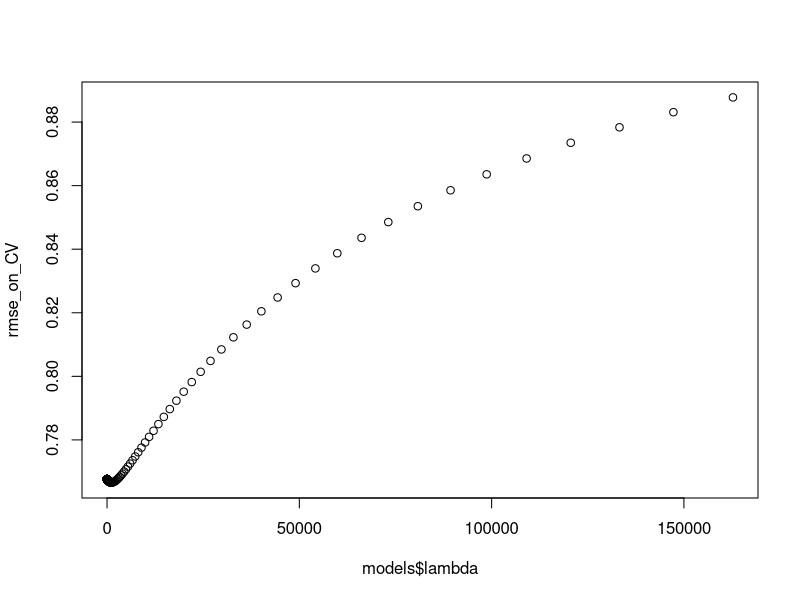
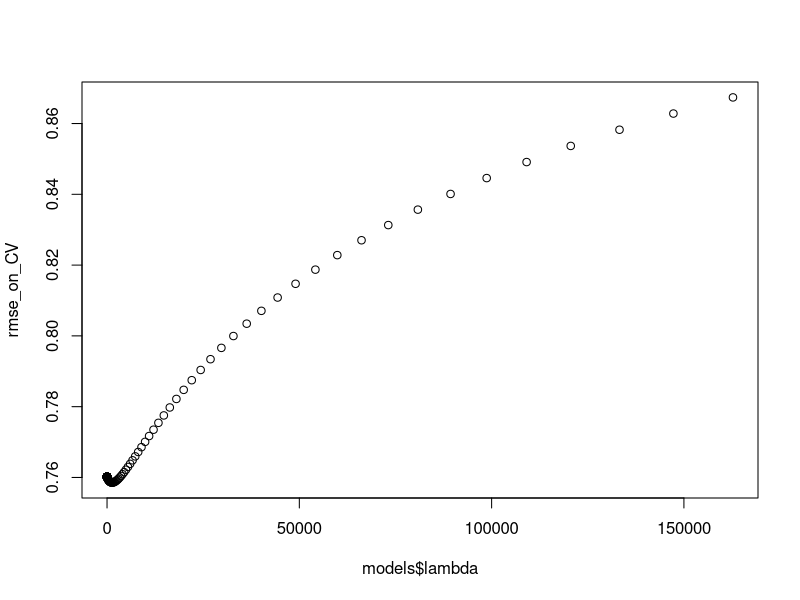
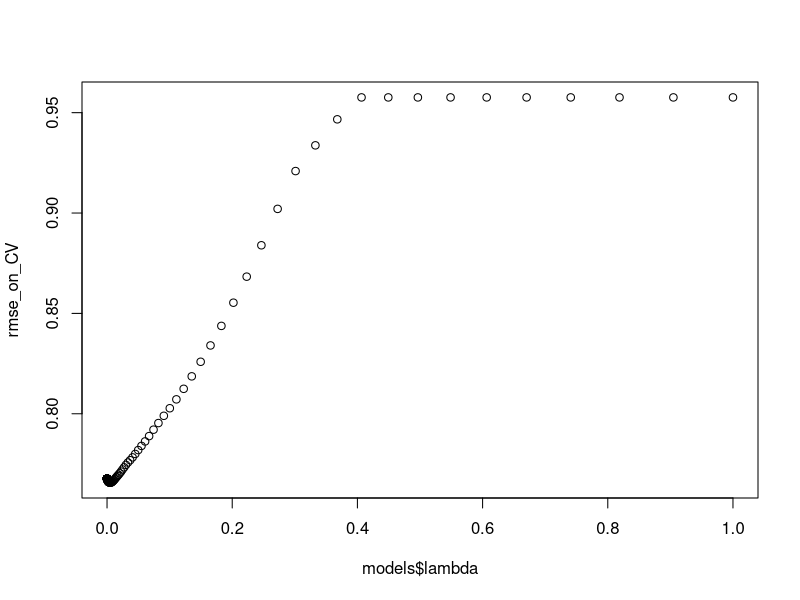
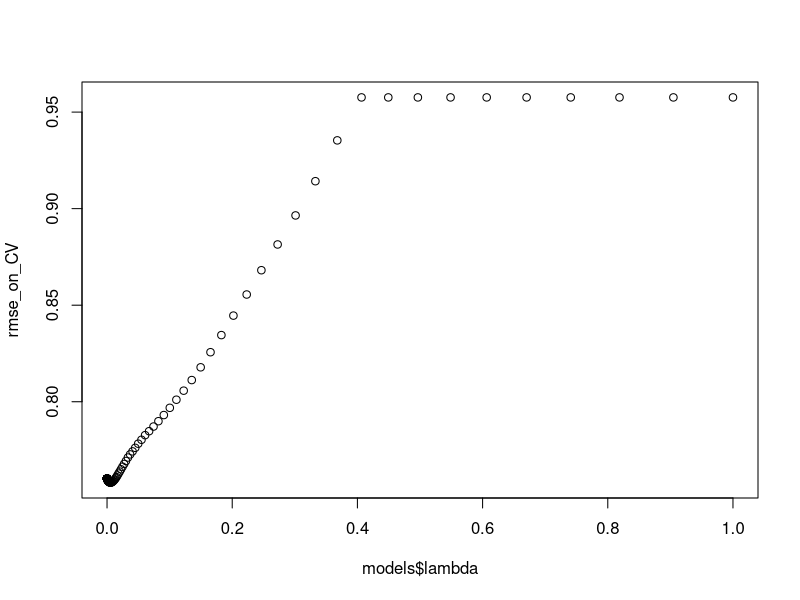
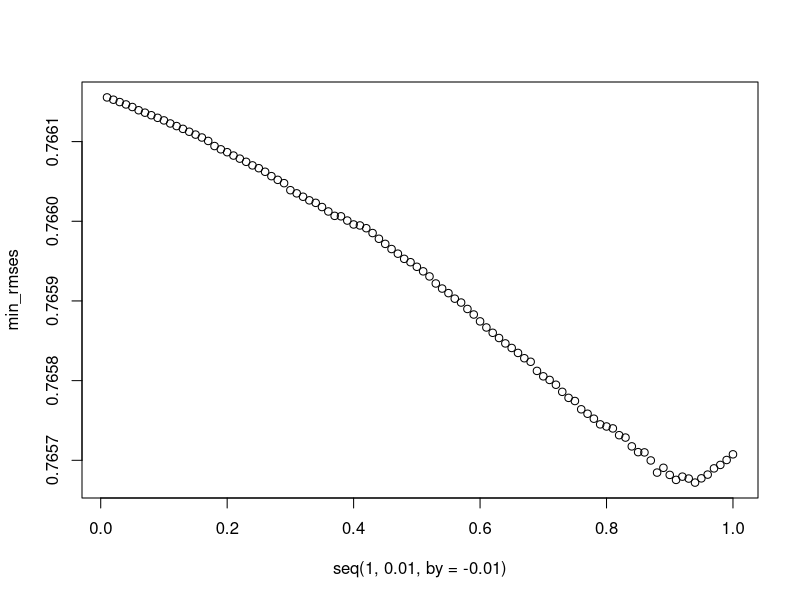
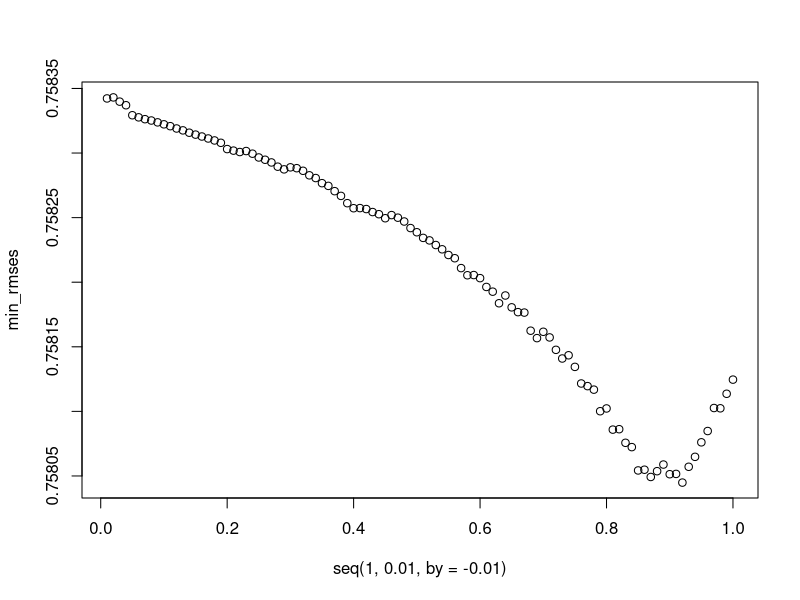

R code for these plots, in order:
## ---- chunk 1
knitr::opts_chunk$set(echo = TRUE)
## ---- chunk 2
tr <- read.table("./data/train_ratings_all.dat", header = F, sep = "\t")
tr_pr <- read.csv("./data/Train_Features_Processed.csv")[, 2:100]
tr_y <- read.table("./data/train_y_rating.dat", header = F, sep = "\t")
movie_info <- read.table("./data/movie_titles.txt", header = F, sep = ',')
## ---- chunk 3
colnames(movie_info) <- c("Release Years", "Names", "Genres")
colnames(tr) <- movie_info$Names
colnames(tr_pr) <- movie_info$Names
colnames(tr_y) <- c('y')
## ---- chunk 4
CV_subset <- sample(10000, 2500)

CV <- tr[CV_subset, ]
CV_y <- tr_y[CV_subset, ]

tr <- tr[-CV_subset, ]
tr_y <- tr_y[-CV_subset, ]

CV_pr <- tr_pr[CV_subset, ]
tr_pr <- tr_pr[-CV_subset, ]
## ---- chunk 5
rmse <- function(true_labels, pred_labels){
  return (sqrt(mean((true_labels-pred_labels)^2)))
}
## ---- chunk 6
lin_model <- lm(y~., data=data.frame(tr, y=tr_y))
rmse(CV_y, predict(lin_model, newdata = data.frame(CV)))
## ---- chunk 7
lin_model <- lm(y~., data=data.frame(tr_pr, y=tr_y))
rmse(CV_y, predict(lin_model, newdata = data.frame(CV_pr)))
## ---- chunk 8
lin_model <- lm(y~., data=data.frame(tr, y=tr_y))
rmse(CV_y, pmax(pmin(predict(lin_model, newdata = data.frame(CV)), 5), 1))
## ---- chunk 9
lin_model <- lm(y~., data=data.frame(tr_pr, y=tr_y))
rmse(CV_y, pmax(pmin(predict(lin_model, newdata = data.frame(CV_pr)), 5), 1))
## ---- chunk 10
library(MASS)
lambdas <- exp(seq(-15, 12, by = 0.1))
models <- lm.ridge(y~., data = data.frame(tr, y=tr_y), lambda = lambdas)
preds_on_CV <- pmin(pmax(as.matrix(CV) %*% t(coef(models)[, -1]) + rep(1, length(CV_y)) %o% coef(models)[, 1], 1), 5)
rmse_on_CV <- apply(preds_on_CV, 2, rmse, true_labels = CV_y)
plot(models$lambda, rmse_on_CV)
min(rmse_on_CV)
## ---- chunk 11
models <- lm.ridge(y~., data = data.frame(tr_pr, y=tr_y), lambda = lambdas)
preds_on_CV <- pmin(pmax(as.matrix(CV_pr) %*% t(coef(models)[, -1]) + rep(1, length(CV_y)) %o% coef(models)[, 1], 1), 5)
rmse_on_CV <- apply(preds_on_CV, 2, rmse, true_labels = CV_y)
plot(models$lambda, rmse_on_CV)
min(rmse_on_CV)
## ---- chunk 12
library(glmnet)
lambdas <- exp(seq(-15, 0, by = 0.1))
models <- glmnet(tr, tr_y, lambda = lambdas,
                 family = "gaussian",
                 intercept = T, alpha = 1)
preds_on_CV <- pmin(pmax(predict(models, newx = as.matrix(CV)), 1), 5)
rmse_on_CV <- apply(preds_on_CV, 2, rmse, true_labels = CV_y)
plot(models$lambda, rmse_on_CV)
min(rmse_on_CV)
## ---- chunk 13
models <- glmnet(tr_pr, tr_y, lambda = lambdas,
                 family = "gaussian",
                 intercept = T, alpha = 1)
preds_on_CV <- pmin(pmax(predict(models, newx = as.matrix(CV_pr)), 1), 5)
rmse_on_CV <- apply(preds_on_CV, 2, rmse, true_labels = CV_y)
plot(models$lambda, rmse_on_CV)
min(rmse_on_CV)
## ---- chunk 14
min_rmses <- rep(0, 100)
for (a in 1:100) {
  lambdas <- exp(seq(-15, 0, by = 0.1))
  models <- glmnet(tr, tr_y, lambda = lambdas,
                   family = "gaussian",
                   intercept = T, alpha = (1/a))
  preds_on_CV <- pmin(pmax(predict(models, newx = as.matrix(CV)), 1), 5)
  rmse_on_CV <- apply(preds_on_CV, 2, rmse, true_labels = CV_y)
  min_rmses[a] <- min(rmse_on_CV)
}
plot(seq(1, 0.01, by=-0.01), min_rmses)
min(min_rmses)
## ---- chunk 15
min_rmses <- rep(0, 100)
for (a in 1:100) {
  lambdas <- exp(seq(-15, 0, by = 0.1))
  models <- glmnet(tr_pr, tr_y, lambda = lambdas,
                   family = "gaussian",
                   intercept = T, alpha = (1/a))
  preds_on_CV <- pmin(pmax(predict(models, newx = as.matrix(CV_pr)), 1), 5)
  rmse_on_CV <- apply(preds_on_CV, 2, rmse, true_labels = CV_y)
  min_rmses[a] <- min(rmse_on_CV)
}
plot(seq(1, 0.01, by=-0.01), min_rmses)
min(min_rmses)
